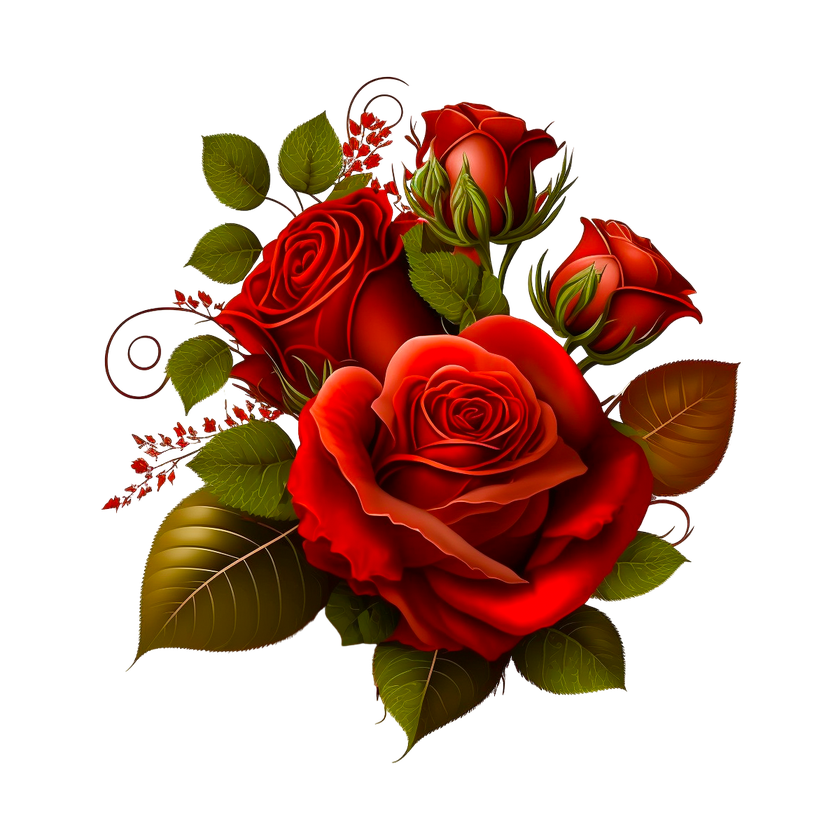
#> input picture asset/rose.png, 840 x 840 px, shrunk from 1200 x 1200 before the run, found by its file name
$ python capacity.py
#> lines starting #> are read from the running program, lines starting #| are printed output that depends on the picture
from PIL import Image

def capacity(img_path):
#> called with img_path = 'asset/rose.png'
    img = Image.open(img_path).convert("RGB")
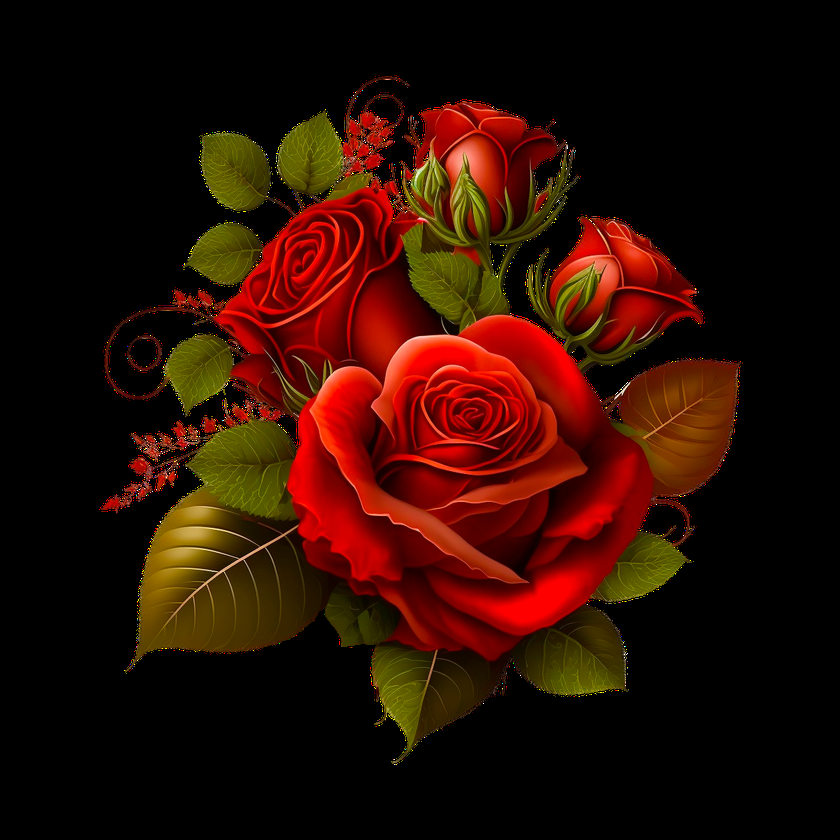
#> img: PIL image 840x840 RGB; mean R, G, B 42.9, 12.5, 1.9
    w, h = img.size
#> w = 840; h = 840
    return w * h * 3

if __name__ == "__main__":
    bits = capacity("asset/rose.png")
#> bits = 2116800
    print("Capacity (bits):", bits)
#| Capacity (bits): 2116800
    print("Capacity (bytes):", bits // 8)
#| Capacity (bytes): 264600
